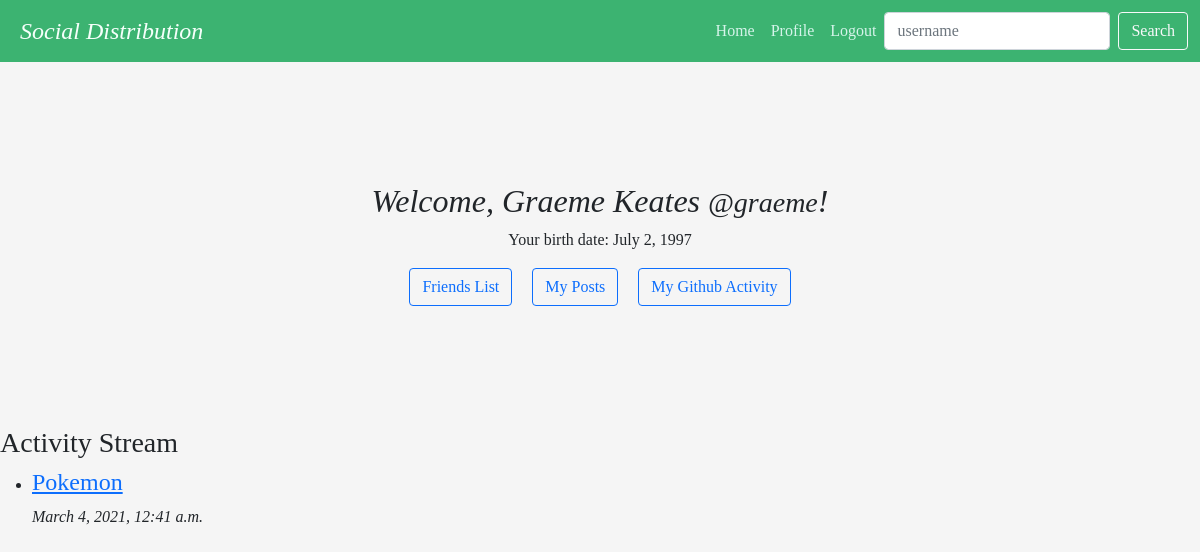
Before: / (signed in) with the older database file.
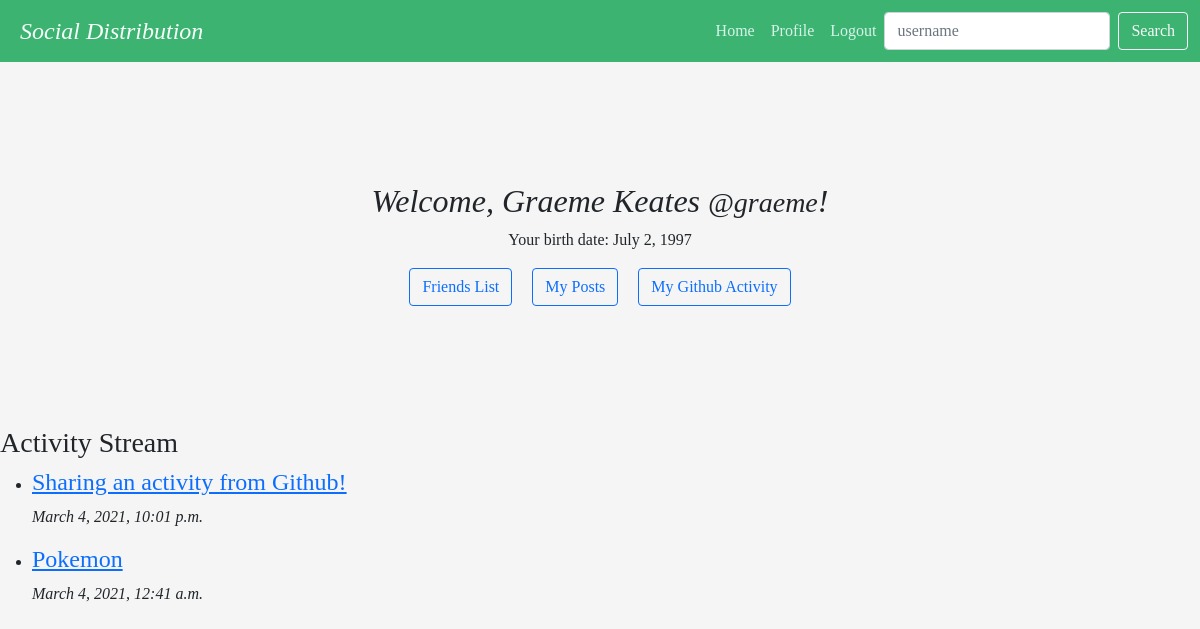
After: the same page with the newer database file.
### Profile/models.py (models this page shows, shortened)
class Author(models.Model):
    user = models.OneToOneField(User, on_delete=models.CASCADE, related_name='author')
    id = models.UUIDField(primary_key=True, default=uuid.uuid4, editable=False)
    bio = models.TextField(max_length=500, blank=True)
    location = models.CharField(max_length=30, blank=True)
    birth_date = models.DateField(null=True, blank=True)
    github = models.CharField(max_length=50, blank=True)
    friends = models.ManyToManyField('self')
    following = models.ManyToManyField('self', symmetrical=False, related_name="following_list")
    followers = models.ManyToManyField('self', symmetrical=False, related_name="follower_list")
    @property
    def type(self):
        return 'author'
    @property
    def user_name(self):
        return self.user.username

class Post(models.Model):
    title = models.CharField(max_length=200)
    id = models.UUIDField(primary_key=True, default=uuid.uuid4, editable=False)
    url = models.CharField(max_length=200, blank=True)
    source = models.CharField(max_length=200, blank=True)
    origin = models.CharField(max_length=200, blank=True)
    description = models.TextField(blank=True)
    class ContentType(models.TextChoices):
        MARKDOWN = 'text/markdown' # common mark
        PLAIN = 'text/plain' # UTF-8
        BASE64 = 'application/base64'
        PNG = 'image/png;base64' # embedded png
        JPEG = 'image/jpeg;base64' # embedded jpeg
    content_type = models.CharField(
        max_length=40,
        choices = ContentType.choices,
        default=ContentType.PLAIN
    )
    content = models.TextField(blank=True)
    author = models.ForeignKey(Author, on_delete=models.CASCADE, null=True, related_name="posts")
    categories = models.ManyToManyField('PostCategory', blank=True)
    comments_count = models.IntegerField(default=0)
    comments_page_size = models.IntegerField(default=50)
    comments_first_page = models.CharField(max_length=200, null=True) # URL to first page of comments for this post
    comments = models.ManyToManyField('Comment', blank=True)
    timestamp = models.DateTimeField(default=timezone.now)
    likes_count = models.IntegerField(default=0)
    class Visibility(models.TextChoices):
        PUBLIC = 'PUBLIC'
        FRIENDS = 'FRIENDS'
    visibility = models.CharField(
        max_length=10,
        choices=Visibility.choices,
        default=Visibility.PUBLIC
    )
    unlisted = models.BooleanField(default=False) # used for images so that they don't show up in timelines
    @property
    def type(self):
        return 'post'

### Profile/views.py (the view)
# urls.py: url(r'^$', Profile_views.home, name='home'), #homepage
@login_required(login_url='/login/')
def home(request):
	public_posts = Post.objects.filter(visibility='PUBLIC', unlisted=False).order_by('-timestamp')
	self_posts = Post.objects.filter(author=request.user.author, unlisted=False).order_by('-timestamp')
	friends = Author.objects.get(user__username=request.user.username).friends.all()
	friends_posts = Post.objects.filter(visibility='FRIENDS', unlisted=False).filter(author__in=friends).order_by('-timestamp')
	posts = public_posts | self_posts | friends_posts
	return render(request, 'profile/home.html', {'posts': posts})

### Profile/templates/profile/home.html
{% extends 'base.html' %}
{% block content %}
  <div class="home">
    <h2 class="fst-italic">Welcome, {{ user.get_full_name }} <small>@{{ user.username }}</small>!</h2>
    <p>Your birth date: {{ user.author.birth_date }}</p>
    <a class="btn btn-outline-primary" href="/friends" role="button">Friends List</a>
    <a class="btn btn-outline-primary" href="/author/{{ user.author.id }}/view_posts" role="button">My Posts</a>
    <a class="btn btn-outline-primary" href="/github_activity" role="button">My Github Activity</a>
  </div>
   <h3> Activity Stream </h3>
  <ul>
  {% for post in posts %}
  	<li>
        <h4><a href="/author/{{post.author.id}}/view_post/{{post.id}}">{{ post.title }}</a></h4>
        <p><i>{{post.timestamp}}</i></p>
  	</li>
  {% endfor %}
  </ul>
{% endblock %}

### Profile/templates/profile/base.html (shortened to what this page needs)
<!DOCTYPE html>
<html lang="en">
	<head>
		{% load static %}
		<link href="https://cdn.jsdelivr.net/npm/bootstrap@5.0.0-beta2/dist/css/bootstrap.min.css" rel="stylesheet">
		<link rel="stylesheet" type="text/css" href="{% static 'profile/base.css' %}">
  	</head>
 	<body>
      <nav class="navbar navbar-expand-lg navbar-light">
        <div class="container-fluid">
          <span class="navbar-brand fst-italic"><a href="/">Social Distribution</a></span>
          <div class="collapse navbar-collapse" id="navbarNav">
            <ul class="navbar-nav">
              <li class="nav-item">
                <a class="nav-link" href="{% url 'Profile:home' %}">Home</a>
                </li>
              {% if user.is_authenticated %}
                <li class="nav-item">
                <a class="nav-link" href="{% url 'Profile:profile' %}">Profile</a>
                </li>
                <li class="nav-item">
                <a class="nav-link" href="{% url 'Profile:logout' %}">Logout</a>
                </li>
              {% endif %}
              </ul>
              <form class="d-flex" action="{% url 'Search:results' %}" method="POST">
                <input class="form-control me-2" type="text" name="query" id="query" required placeholder="username" aria-label="Search">
                <button class="btn btn-outline-light" type="submit" value="Search">Search</button>
              </form>
          </div>
        </div>
      </nav>
      <main>
          {% block content %}
          {% endblock %}
      </main>
  	</body>
</html>

### Profile/static/profile/base.css (style rules this page uses)
body { display: block; font-family: "Georgia"; background-color: whitesmoke; }
nav { background-color: mediumseagreen; }
.navbar-brand { margin-left: 8px; }
nav div span { margin: 0 43%; }
nav div span a { text-decoration: none; color: mintcream; font-weight: 500; }
form { margin: 0 auto; width: fit-content; }
.home { margin: 10% auto; width: fit-content; text-align: center; }
.home .btn { margin: 0 0.5em; }
.d-flex { margin-right: 0; }
nav div div ul { margin: 0 auto; }
#navbarNav { width: fit-content; }
.navbar-collapse { flex-grow: 0; }
.navbar-brand { font-size: 1.5em; }
.container-fluid { background-color: mediumseagreen; }
.nav-link { color: rgba(240, 255, 255, 0.856) !important; }

Changed rows visible on the page:
added Post: title "Sharing an activity from Github!", timestamp "March 4, 2021, 10:01 p.m."
